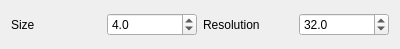
<?xml version="1.0" encoding="UTF-8"?>
<ui version="4.0">
 <class>PlasmaAnimationControl</class>
 <widget class="QWidget" name="PlasmaAnimationControl">
  <property name="geometry">
   <rect>
    <x>0</x>
    <y>0</y>
    <width>400</width>
    <height>49</height>
   </rect>
  </property>
  <property name="windowTitle">
   <string>Form</string>
  </property>
  <layout class="QGridLayout" name="gridLayout">
   <item row="0" column="0">
    <layout class="QGridLayout" name="gridLayout_2">
     <item row="0" column="0">
      <widget class="QLabel" name="label_2">
       <property name="text">
        <string>Size</string>
       </property>
      </widget>
     </item>
     <item row="0" column="2">
      <widget class="QLabel" name="label_3">
       <property name="text">
        <string>Resolution</string>
       </property>
      </widget>
     </item>
     <item row="0" column="1">
      <widget class="QDoubleSpinBox" name="sizeDoubleSpinBox">
       <property name="decimals">
        <number>1</number>
       </property>
       <property name="minimum">
        <double>0.500000000000000</double>
       </property>
       <property name="singleStep">
        <double>0.500000000000000</double>
       </property>
       <property name="value">
        <double>4.000000000000000</double>
       </property>
      </widget>
     </item>
     <item row="0" column="3">
      <widget class="QDoubleSpinBox" name="resolutionDoubleSpinBox">
       <property name="decimals">
        <number>1</number>
       </property>
       <property name="minimum">
        <double>1.000000000000000</double>
       </property>
       <property name="singleStep">
        <double>0.500000000000000</double>
       </property>
       <property name="value">
        <double>32.000000000000000</double>
       </property>
      </widget>
     </item>
    </layout>
   </item>
  </layout>
 </widget>
 <resources/>
 <connections/>
</ui>
